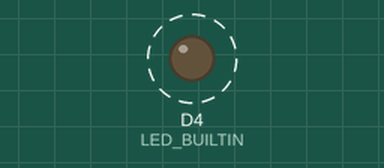
Bench run of a sketch on a simulated ESP8266 (NodeMCU). Parts: output pins drawn as LEDs (lit = HIGH, except the on-board LED, lit = LOW). Dashed ring = blinking. WiFi joins after 1.5 s; servers stay silent unless stated; what the sketch prints to the serial monitor is not drawn. At 12.7 s the program restarts the board; the recording ends there.

Above: at 4.2 s.
Timing chart, 0 to 7.0 s (numbered marks = the images above):
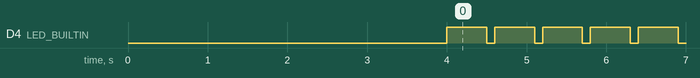

Measured:
- by itself, D4 (LED_BUILTIN): alternates HIGH for 0.50 s and LOW for 0.10 s, 20 changes in all, then stays LOW

The sketch:

OTA.ino
```cpp
#include "IncludeAll.h"
#include "OTA.h"

int i=0;
// the setup function runs once when you press reset or power the board
void setup() {
   pinMode(LED_BUILTIN, OUTPUT);
  OneTimeSetup();

}

// the loop function runs over and over again forever
void loop() {

  i++;
  digitalWrite(LED_BUILTIN, HIGH);   // turn the LED on (HIGH is the voltage level)
  delay(500);                       // wait for a second
  digitalWrite(LED_BUILTIN, LOW);    // turn the LED off by making the voltage LOW
  delay(100);// wait for a second
  Serial.println(i);
  if(i==10){
    OTA("https://narayanjha.000webhostapp.com/upload/Blink.ino.d1.bin", "5B:FB:D1:D4:49:D3:0F:A9:C6:40:03:34:BA:E0:24:05:AA:D2:E2:01");
    }
}
```

IncludeAll.h
```cpp
//INCLUDING ALL THE LIBRARIES
#include <Arduino.h>
#include <ESP8266WiFi.h>
#include <ESP8266WiFiMulti.h>
#include <ESP8266HTTPClient.h>
#include <ESP8266httpUpdate.h>

#define USE_SERIAL Serial
```

OTA.h
```cpp
ESP8266WiFiMulti WiFiMulti;
 //ONE TIME SETUP
 void OneTimeSetup()
 {
 // initialize digital pin LED_BUILTIN as an output.
   USE_SERIAL.begin(115200);
   // USE_SERIAL.setDebugOutput(true);

    USE_SERIAL.println();
    USE_SERIAL.println();
    USE_SERIAL.println();

    for(uint8_t t = 4; t > 0; t--) {
        USE_SERIAL.printf("[SETUP] WAIT %d...\n", t);
        USE_SERIAL.flush();
        delay(1000);
    }

    WiFiMulti.addAP("monu", "1234567890");
 }
//MAIN OTA CODE


void OTA(String URL, String FingerPrint)
{
    if((WiFiMulti.run() == WL_CONNECTED)) {

    Serial.println("*** Updating firmware!");
//https://www.grc.com/fingerprints.htm GET FINGERPRINT OF HTTPS WEBSITE FROM HERE......
    t_httpUpdate_return ret = ESPhttpUpdate.update(URL, "", FingerPrint);

    Serial.println("*** Done updating!");

    switch(ret) {
        case HTTP_UPDATE_FAILED:
            USE_SERIAL.printf("Updated FAILED (%d): %s", ESPhttpUpdate.getLastError(), ESPhttpUpdate.getLastErrorString().c_str());

            break;

        case HTTP_UPDATE_NO_UPDATES:
            USE_SERIAL.println("No update needed!");
            break;

        case HTTP_UPDATE_OK:
            USE_SERIAL.println("Update OK!");
            break;
    }

    delay(1000);
    ESP.restart();
    delay(1000);
  }


  }
```
